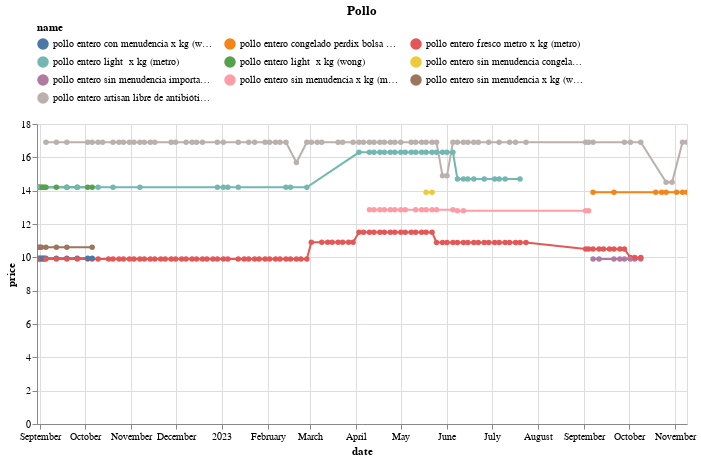

Notebook source saved alongside this figure:
### Code cell
(df
 .loc[df.name.isin(names)]
 .pipe(alt.Chart)
 .mark_line(point=True)
 .encode(x='date', y='price', color='name', tooltip=['name','price'])
 .properties(width=650, title='Pollo')
 .interactive()
 .configure_legend(orient='top', columns=3)
)

### Figure 1 — Vega-Lite specification as saved in the notebook (floating-point values rounded to 4 significant figures; data arrays with more than 128 entries replaced by an {"elided": "..."} marker saying what was removed)
{"config": {"view": {"continuousWidth": 300, "continuousHeight": 300}, "legend": {"columns": 3, "orient": "top"}}, "data": {"name": "data-930144bd091612432964cf4191f89033"}, "mark": {"type": "line", "point": true}, "encoding": {"color": {"field": "name", "type": "nominal"}, "tooltip": [{"field": "name", "type": "nominal"}, {"field": "price", "type": "quantitative"}], "x": {"field": "date", "type": "temporal"}, "y": {"field": "price", "type": "quantitative"}}, "params": [{"name": "param_13", "select": {"type": "interval", "encodings": ["x", "y"]}, "bind": "scales"}], "title": "Pollo", "width": 650, "$schema": "https://vega.github.io/schema/vega-lite/v5.15.1.json", "datasets": {"data-930144bd091612432964cf4191f89033": {"elided": "288 records"}}}
